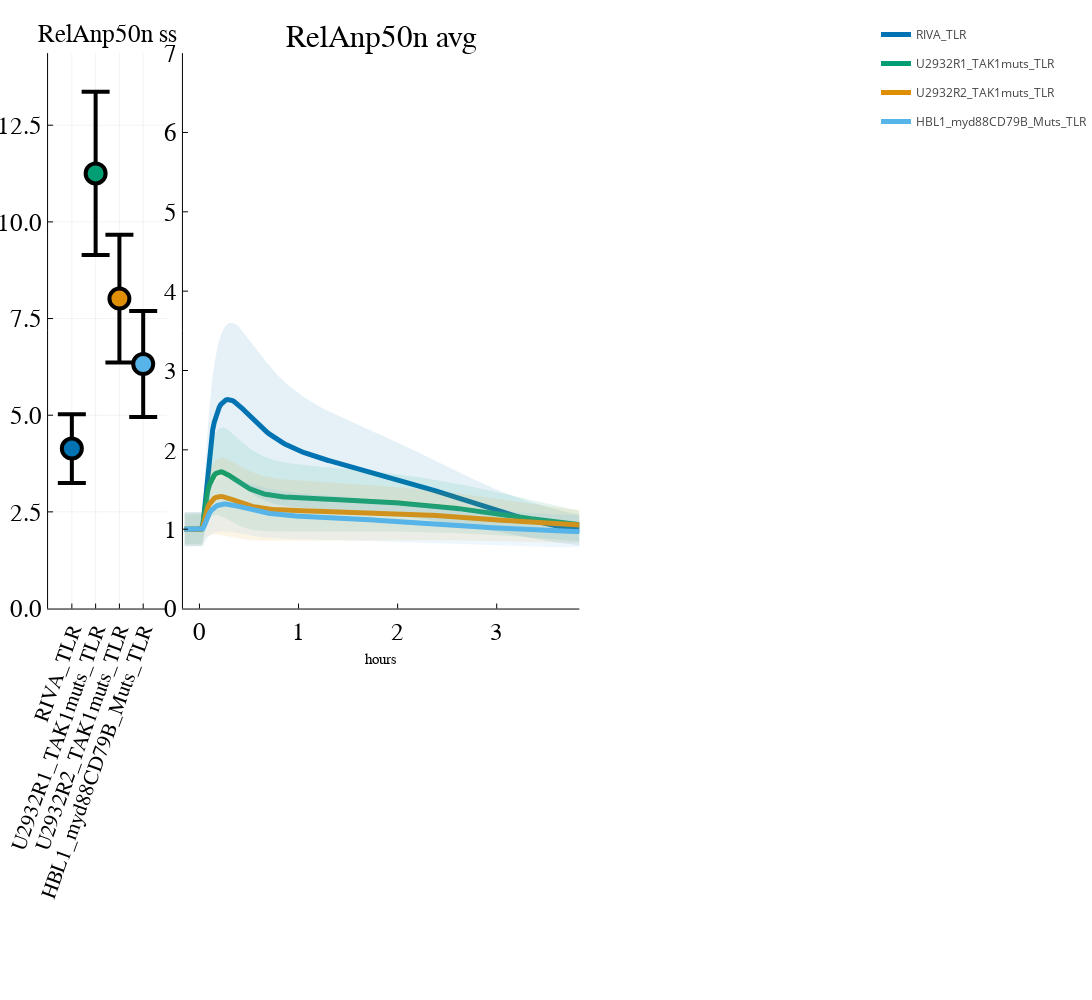

The cell this chart's notebook holds for it:
### Code cell
include("plotAllSpeciesNormalised.jl")
#toPlot=["U2932R1_noMuts_TLR","U2932R2_noMuts_TLR","U2932R1_CD79Muts_TLR","U2932R2_CD79Muts_TLR","HBL1_noMuts_TLR","HBL1_myd88_Muts_TLR","HBL1_CD79B_Muts_TLR","HBL1_myd88CD79B_Muts_TLR","RIVA_TLR"]
toPlot=["RIVA_TLR","U2932R1_TAK1muts_TLR","U2932R2_TAK1muts_TLR","HBL1_myd88CD79B_Muts_TLR"]
hoursToPlot=4
thisColorArray=colorArray[[1,3,2,10]]
plotAllSpeciesNormalised(["RelAnp50n"],toPlot,thisColorArray,first_cell,last_cell,folder,hoursToPlot,7,1)

### Figure 1 — Plotly figure (JSON) as saved in the notebook; plotly's stock layout.template omitted (floating-point values rounded to 4 significant figures; data arrays with more than 128 entries replaced by an {"elided": "..."} marker saying what was removed)
{"data": [{"colorbar": {"title": ""}, "legendgroup": "", "line": {"color": "rgba(0, 0, 0, 1.000)", "dash": "solid", "shape": "linear", "width": 4}, "marker": {"color": "rgba(0, 0, 0, 1.000)", "line": {"color": "rgba(0, 0, 0, 1.000)", "width": 4}, "size": 20, "symbol": "line-ew"}, "mode": "lines+markers", "name": "", "showlegend": false, "type": "scatter", "x": [1, 1], "xaxis": "x1", "y": [3.25, 5.024], "yaxis": "y1", "zmax": null, "zmin": null}, {"colorbar": {"title": ""}, "legendgroup": "", "marker": {"color": "rgba(1, 115, 178, 1.000)", "line": {"color": "rgba(0, 0, 0, 1.000)", "width": 4}, "size": 20, "symbol": "circle"}, "mode": "markers", "name": "", "showlegend": false, "type": "scatter", "x": [1], "xaxis": "x1", "y": [4.137], "yaxis": "y1", "zmax": null, "zmin": null}, {"colorbar": {"title": ""}, "legendgroup": "", "line": {"color": "rgba(0, 0, 0, 1.000)", "dash": "solid", "shape": "linear", "width": 4}, "marker": {"color": "rgba(0, 0, 0, 1.000)", "line": {"color": "rgba(0, 0, 0, 1.000)", "width": 4}, "size": 20, "symbol": "line-ew"}, "mode": "lines+markers", "name": "", "showlegend": false, "type": "scatter", "x": [2, 2], "xaxis": "x1", "y": [9.143, 13.36], "yaxis": "y1", "zmax": null, "zmin": null}, {"colorbar": {"title": ""}, "legendgroup": "", "marker": {"color": "rgba(2, 158, 115, 1.000)", "line": {"color": "rgba(0, 0, 0, 1.000)", "width": 4}, "size": 20, "symbol": "circle"}, "mode": "markers", "name": "", "showlegend": false, "type": "scatter", "x": [2], "xaxis": "x1", "y": [11.25], "yaxis": "y1", "zmax": null, "zmin": null}, {"colorbar": {"title": ""}, "legendgroup": "", "line": {"color": "rgba(0, 0, 0, 1.000)", "dash": "solid", "shape": "linear", "width": 4}, "marker": {"color": "rgba(0, 0, 0, 1.000)", "line": {"color": "rgba(0, 0, 0, 1.000)", "width": 4}, "size": 20, "symbol": "line-ew"}, "mode": "lines+markers", "name": "", "showlegend": false, "type": "scatter", "x": [3, 3], "xaxis": "x1", "y": [6.365, 9.666], "yaxis": "y1", "zmax": null, "zmin": null}, {"colorbar": {"title": ""}, "legendgroup": "", "marker": {"color": "rgba(222, 143, 5, 1.000)", "line": {"color": "rgba(0, 0, 0, 1.000)", "width": 4}, "size": 20, "symbol": "circle"}, "mode": "markers", "name": "", "showlegend": false, "type": "scatter", "x": [3], "xaxis": "x1", "y": [8.016], "yaxis": "y1", "zmax": null, "zmin": null}, {"colorbar": {"title": ""}, "legendgroup": "", "line": {"color": "rgba(0, 0, 0, 1.000)", "dash": "solid", "shape": "linear", "width": 4}, "marker": {"color": "rgba(0, 0, 0, 1.000)", "line": {"color": "rgba(0, 0, 0, 1.000)", "width": 4}, "size": 20, "symbol": "line-ew"}, "mode": "lines+markers", "name": "", "showlegend": false, "type": "scatter", "x": [4, 4], "xaxis": "x1", "y": [4.956, 7.692], "yaxis": "y1", "zmax": null, "zmin": null}, {"colorbar": {"title": ""}, "legendgroup": "", "marker": {"color": "rgba(86, 180, 233, 1.000)", "line": {"color": "rgba(0, 0, 0, 1.000)", "width": 4}, "size": 20, "symbol": "circle"}, "mode": "markers", "name": "", "showlegend": false, "type": "scatter", "x": [4], "xaxis": "x1", "y": [6.324], "yaxis": "y1", "zmax": null, "zmin": null}, {"colorbar": {"title": ""}, "fill": "tozeroy", "fillcolor": "rgba(1, 115, 178, 0.100)", "legendgroup": "RIVA_TLR", "line": {"color": "rgba(1, 115, 178, 1.000)", "dash": "solid", "shape": "linear", "width": 0}, "mode": "lines", "name": "RIVA_TLR", "showlegend": false, "type": "scatter", "x": {"elided": "962 int values"}, "xaxis": "x2", "y": {"elided": "962 float values"}, "yaxis": "y2", "zmax": null, "zmin": null}, {"colorbar": {"title": ""}, "fillrange": {"elided": "2x481 float values"}, "legendgroup": "RIVA_TLR", "line": {"color": "rgba(1, 115, 178, 1.000)", "dash": "solid", "shape": "linear", "width": 5}, "mode": "lines", "name": "RIVA_TLR", "showlegend": true, "type": "scatter", "x": {"elided": "481 int values"}, "xaxis": "x2", "y": {"elided": "481 float values"}, "yaxis": "y2", "zmax": null, "zmin": null}, {"colorbar": {"title": ""}, "fill": "tozeroy", "fillcolor": "rgba(2, 158, 115, 0.100)", "legendgroup": "U2932R1_TAK1muts_TLR", "line": {"color": "rgba(2, 158, 115, 1.000)", "dash": "solid", "shape": "linear", "width": 0}, "mode": "lines", "name": "U2932R1_TAK1muts_TLR", "showlegend": false, "type": "scatter", "x": {"elided": "962 int values"}, "xaxis": "x2", "y": {"elided": "962 float values"}, "yaxis": "y2", "zmax": null, "zmin": null}, {"colorbar": {"title": ""}, "fillrange": {"elided": "2x481 float values"}, "legendgroup": "U2932R1_TAK1muts_TLR", "line": {"color": "rgba(2, 158, 115, 1.000)", "dash": "solid", "shape": "linear", "width": 5}, "mode": "lines", "name": "U2932R1_TAK1muts_TLR", "showlegend": true, "type": "scatter", "x": {"elided": "481 int values"}, "xaxis": "x2", "y": {"elided": "481 float values"}, "yaxis": "y2", "zmax": null, "zmin": null}, {"colorbar": {"title": ""}, "fill": "tozeroy", "fillcolor": "rgba(222, 143, 5, 0.100)", "legendgroup": "U2932R2_TAK1muts_TLR", "line": {"color": "rgba(222, 143, 5, 1.000)", "dash": "solid", "shape": "linear", "width": 0}, "mode": "lines", "name": "U2932R2_TAK1muts_TLR", "showlegend": false, "type": "scatter", "x": {"elided": "962 int values"}, "xaxis": "x2", "y": {"elided": "962 float values"}, "yaxis": "y2", "zmax": null, "zmin": null}, {"colorbar": {"title": ""}, "fillrange": {"elided": "2x481 float values"}, "legendgroup": "U2932R2_TAK1muts_TLR", "line": {"color": "rgba(222, 143, 5, 1.000)", "dash": "solid", "shape": "linear", "width": 5}, "mode": "lines", "name": "U2932R2_TAK1muts_TLR", "showlegend": true, "type": "scatter", "x": {"elided": "481 int values"}, "xaxis": "x2", "y": {"elided": "481 float values"}, "yaxis": "y2", "zmax": null, "zmin": null}, {"colorbar": {"title": ""}, "fill": "tozeroy", "fillcolor": "rgba(86, 180, 233, 0.100)", "legendgroup": "HBL1_myd88CD79B_Muts_TLR", "line": {"color": "rgba(86, 180, 233, 1.000)", "dash": "solid", "shape": "linear", "width": 0}, "mode": "lines", "name": "HBL1_myd88CD79B_Muts_TLR", "showlegend": false, "type": "scatter", "x": {"elided": "962 int values"}, "xaxis": "x2", "y": {"elided": "962 float values"}, "yaxis": "y2", "zmax": null, "zmin": null}, {"colorbar": {"title": ""}, "fillrange": {"elided": "2x481 float values"}, "legendgroup": "HBL1_myd88CD79B_Muts_TLR", "line": {"color": "rgba(86, 180, 233, 1.000)", "dash": "solid", "shape": "linear", "width": 5}, "mode": "lines", "name": "HBL1_myd88CD79B_Muts_TLR", "showlegend": true, "type": "scatter", "x": {"elided": "481 int values"}, "xaxis": "x2", "y": {"elided": "481 float values"}, "yaxis": "y2", "zmax": null, "zmin": null}], "layout": {"annotations": [{"font": {"color": "rgba(0, 0, 0, 1.000)", "family": "sans-serif", "size": 25}, "rotation": 0, "showarrow": false, "text": "RelAnp50n ss", "x": 0.1252, "xanchor": "center", "xref": "paper", "y": 1, "yanchor": "top", "yref": "paper"}, {"font": {"color": "rgba(0, 0, 0, 1.000)", "family": "sans-serif", "size": 31}, "rotation": 0, "showarrow": false, "text": "RelAnp50n avg", "x": 0.4437, "xanchor": "center", "xref": "paper", "y": 1, "yanchor": "top", "yref": "paper"}], "height": 1000, "legend_position": {"bgcolor": "rgba(255, 255, 255, 1.000)", "bordercolor": "rgba(0, 0, 0, 1.000)", "borderwidth": 1, "font": {"color": "rgba(0, 0, 0, 1.000)", "family": "sans-serif", "size": 11}, "title": {"font": {"color": "rgba(0, 0, 0, 1.000)", "family": "sans-serif", "size": 15}, "text": ""}, "tracegroupgap": 0, "traceorder": "normal", "x": 1, "xanchor": "auto", "y": 1, "yanchor": "auto"}, "margin": {"b": 20, "l": 0, "r": 0, "t": 20}, "paper_bgcolor": "rgba(255, 255, 255, 1.000)", "plot_bgcolor": "rgba(255, 255, 255, 1.000)", "showlegend": true, "width": 1500, "xaxis1": {"anchor": "y1", "domain": [0.05596, 0.1944], "gridcolor": "rgba(0, 0, 0, 0.100)", "gridwidth": 0.5, "linecolor": "rgba(0, 0, 0, 1.000)", "mirror": false, "range": [0, 5], "showgrid": true, "showline": true, "showticklabels": true, "tickangle": -70, "tickcolor": "rgb(0, 0, 0)", "tickfont": {"color": "rgba(0, 0, 0, 1.000)", "family": "sans-serif", "size": 21}, "tickmode": "array", "ticks": "inside", "ticktext": ["RIVA_TLR", "U2932R1_TAK1muts_TLR", "U2932R2_TAK1muts_TLR", "HBL1_myd88CD79B_Muts_TLR"], "tickvals": [1, 2, 3, 4], "title": "", "titlefont": {"color": "rgba(0, 0, 0, 1.000)", "family": "sans-serif", "size": 15}, "type": "-", "visible": true, "zeroline": false, "zerolinecolor": "rgba(0, 0, 0, 1.000)"}, "xaxis2": {"anchor": "y2", "domain": [0.213, 0.6744], "gridcolor": "rgba(0, 0, 0, 0.100)", "gridwidth": 0.5, "linecolor": "rgba(0, 0, 0, 1.000)", "mirror": false, "range": [0, 240], "showgrid": false, "showline": true, "showticklabels": true, "tickangle": 0, "tickcolor": "rgb(0, 0, 0)", "tickfont": {"color": "rgba(0, 0, 0, 1.000)", "family": "sans-serif", "size": 25}, "tickmode": "array", "ticks": "inside", "ticktext": [0, 1, 2, 3, 4], "tickvals": [10, 70, 130, 190, 250], "title": "hours", "titlefont": {"color": "rgba(0, 0, 0, 1.000)", "family": "sans-serif", "size": 15}, "type": "-", "visible": true, "zeroline": false, "zerolinecolor": "rgba(0, 0, 0, 1.000)"}, "yaxis1": {"anchor": "x1", "domain": [0.3869, 0.9655], "gridcolor": "rgba(0, 0, 0, 0.100)", "gridwidth": 0.5, "linecolor": "rgba(0, 0, 0, 1.000)", "mirror": false, "range": [0, 14.36], "showgrid": true, "showline": true, "showticklabels": true, "tickangle": 0, "tickcolor": "rgb(0, 0, 0)", "tickfont": {"color": "rgba(0, 0, 0, 1.000)", "family": "sans-serif", "size": 25}, "tickmode": "array", "ticks": "inside", "ticktext": ["0.0", "2.5", "5.0", "7.5", "10.0", "12.5"], "tickvals": [0, 2.5, 5, 7.5, 10, 12.5], "title": "", "titlefont": {"color": "rgba(0, 0, 0, 1.000)", "family": "sans-serif", "size": 15}, "type": "-", "visible": true, "zeroline": false, "zerolinecolor": "rgba(0, 0, 0, 1.000)"}, "yaxis2": {"anchor": "x2", "domain": [0.3869, 0.9655], "gridcolor": "rgba(0, 0, 0, 0.100)", "gridwidth": 0.5, "linecolor": "rgba(0, 0, 0, 1.000)", "mirror": false, "range": [0, 7], "showgrid": false, "showline": true, "showticklabels": true, "tickangle": 0, "tickcolor": "rgb(0, 0, 0)", "tickfont": {"color": "rgba(0, 0, 0, 1.000)", "family": "sans-serif", "size": 25}, "tickmode": "array", "ticks": "inside", "ticktext": ["0", "1", "2", "3", "4", "5", "6", "7"], "tickvals": [0, 1, 2, 3, 4, 5, 6, 7], "title": "", "titlefont": {"color": "rgba(0, 0, 0, 1.000)", "family": "sans-serif", "size": 15}, "type": "-", "visible": true, "zeroline": false, "zerolinecolor": "rgba(0, 0, 0, 1.000)"}}}
